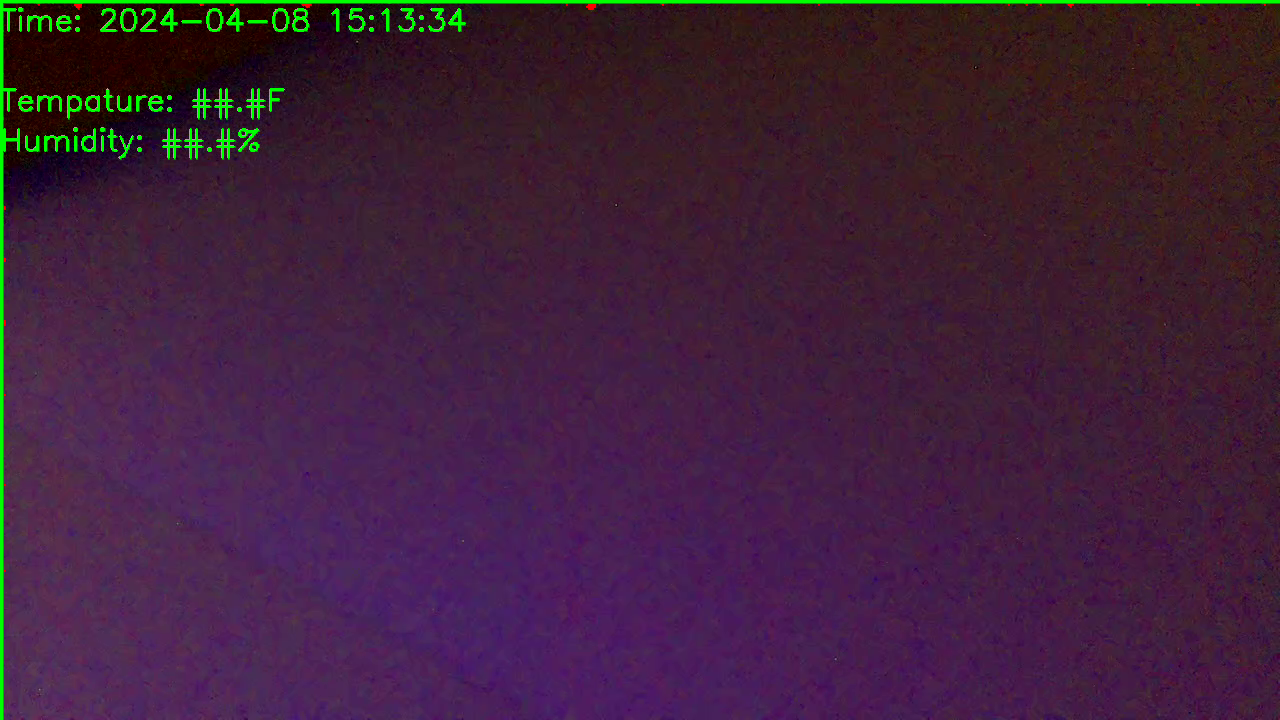
#> input picture frame 8 of 20240408151334.mp4, 1280 x 720 px, given in place of 3.mp4, which was not available
$ python object-tracking.py
#> lines starting #> are read from the running program, lines starting #| are printed output that depends on the picture; after the words box and inside, x2 and y2 are one past the last pixel; in counts of white or black regions, pixels touching at a corner belong together; pictures that were not available may be replaced by others from this repository, and a replacement may not be noted
import cv2 as cv
video = cv.VideoCapture('videos/3.mp4')
dimensions=(1456, 1088)
insect_count=0
#object_detector = cv.createBackgroundSubtractorMOG2()
while True:
    isTrue, frame = video.read() #video frame
#> frame is the input picture: shape (720, 1280, 3); mean B, G, R 58.7, 32.9, 63.1
    frame=cv.resize(frame, dimensions, interpolation=cv.INTER_AREA)
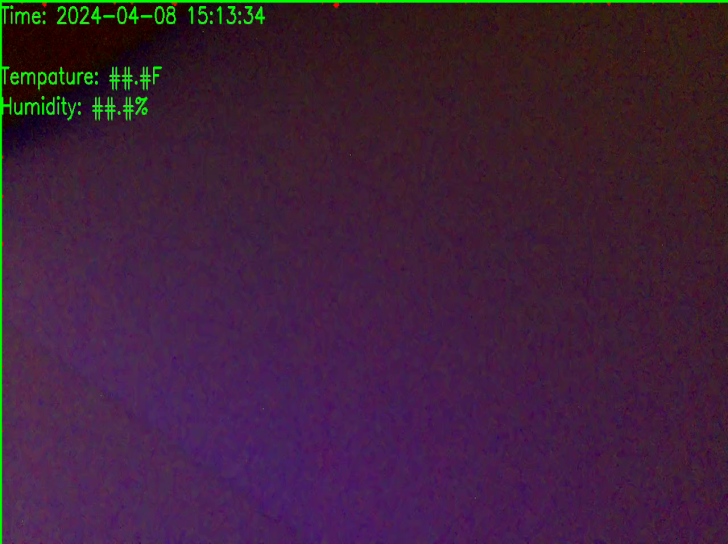
#> frame: shape (1088, 1456, 3) (shown at 1/2 size); mean B, G, R 58.7, 32.9, 63
    mask = cv.cvtColor(frame, cv.COLOR_BGR2GRAY)
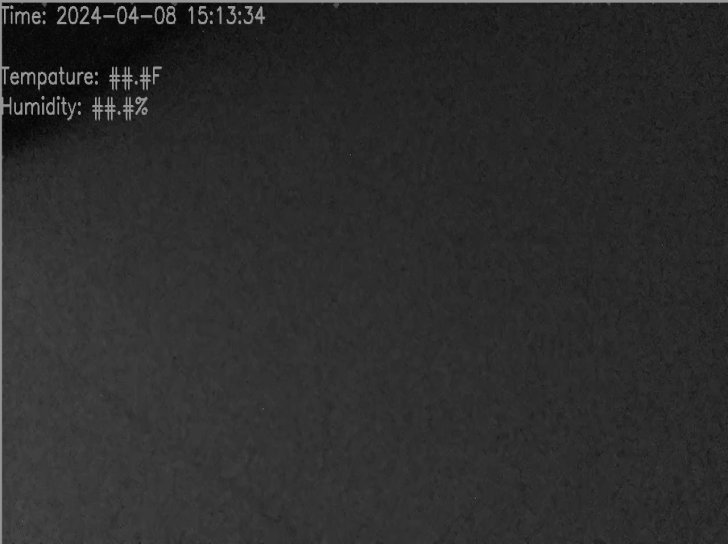
#> mask: shape (1088, 1456) (shown at 1/2 size); min 0, max 168, mean 44.8

    size=frame[0 : (mask.shape[0]), 0 : (mask.shape[1]) ]
    #mask = cv.bilateralFilter(mask, 5, 15, 15)
    mask = cv.medianBlur(mask, 11)
    mask = cv.adaptiveThreshold(mask, 255, cv.ADAPTIVE_THRESH_MEAN_C, cv.THRESH_BINARY, 11, 5)
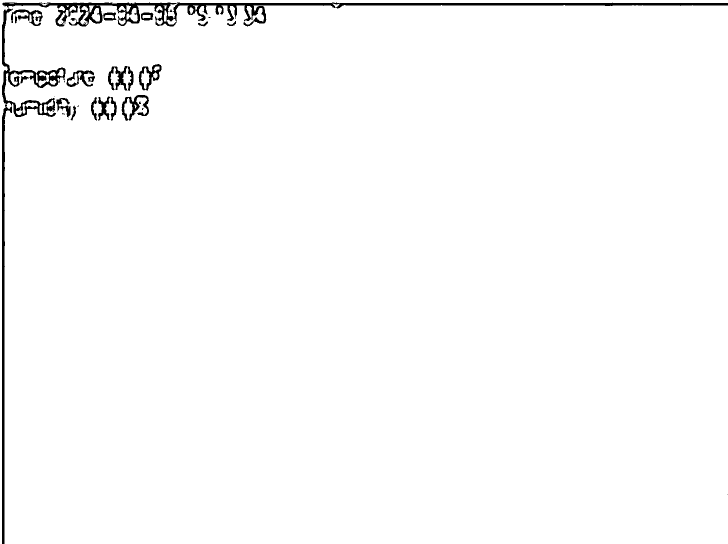
#> mask: shape (1088, 1456) (shown at 1/2 size); 98.2% white; 37 black regions (19 under 20 px)

    #mask = cv.adaptiveThreshold(mask, 255, cv.ADAPTIVE_THRESH_MEAN_C, cv.THRESH_BINARY, 11, 9)
    #mask = cv.Canny(mask, 150, 175)
    contours, hiearchies = cv.findContours(mask, cv.RETR_TREE, cv.CHAIN_APPROX_SIMPLE)
#> contours = 88 contours, 36 with area under 20; largest, box (x1, y1, x2, y2) and area: (0, 0, 1456, 1088) 1553195, (276, 127, 324, 182) 1523, (215, 131, 268, 183) 1306, (242, 189, 299, 243) 1283, (132, 140, 189, 175) 1006; hiearchies = 88 rows, first 6: [1, -1, -1, -1], [2, 0, -1, -1], [3, 1, -1, -1], [4, 2, -1, -1], [5, 3, -1, -1], [6, 4, -1, -1]
    insect_count=-1
    for contour in contours:
        area = cv.contourArea(contour)
        if area > 5000:
            cv.drawContours(frame, [contour], -1, (255, 0, 0), 3)
            x, y, w, h = cv.boundingRect(contour)
            cv.rectangle(frame, (x, y), (x + w, y + h), (0, 255, 0), 3)
            insect_count+=1
#> this loop made 88 passes
#> (area, x, y, w, h, insect_count) on pass 38: (1553195, 0, 0, 1456, 1088, 0)
#> area on passes 1, 3, 4, 5, 6, 7: 73, 65.5, 60.5, 150, 152.5, 74
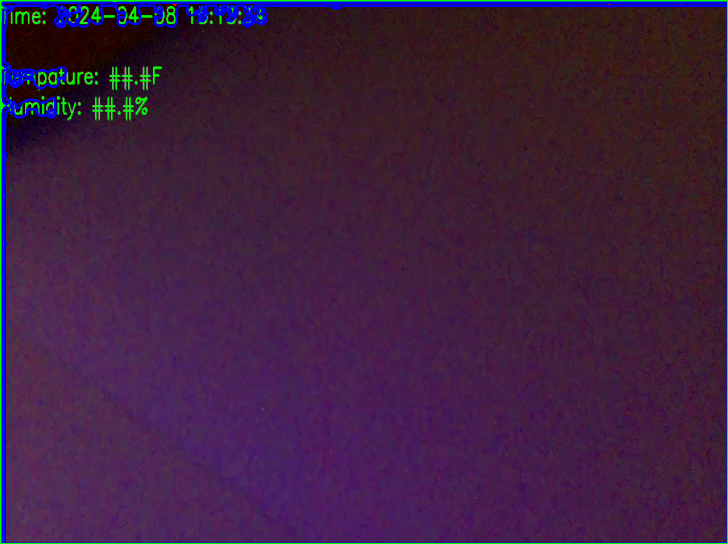
#> frame: shape (1088, 1456, 3) (shown at 1/2 size); 2.53% of pixels changed, all inside (x1, y1, x2, y2) = (0, 0, 1456, 1088)
#> after the loop, insect_count = 0
    cv.putText(frame, str(insect_count), (frame.shape[1]//2, frame.shape[0]//2), cv.FONT_HERSHEY_COMPLEX, 1.0, (255, 255, 255), 2)
#> frame: shape (1088, 1456, 3); 0.01% of pixels changed, all inside (x1, y1, x2, y2) = (730, 522, 747, 546)


    cv.imshow('Bug Counter', frame) #display #frame

    if cv.waitKey(20) & 0xFF==ord('d'): #if d pressed
#> (key Esc is pressed here)
        break
video.release()
cv.destroyAllWindows()

$ run again, starting later in the video
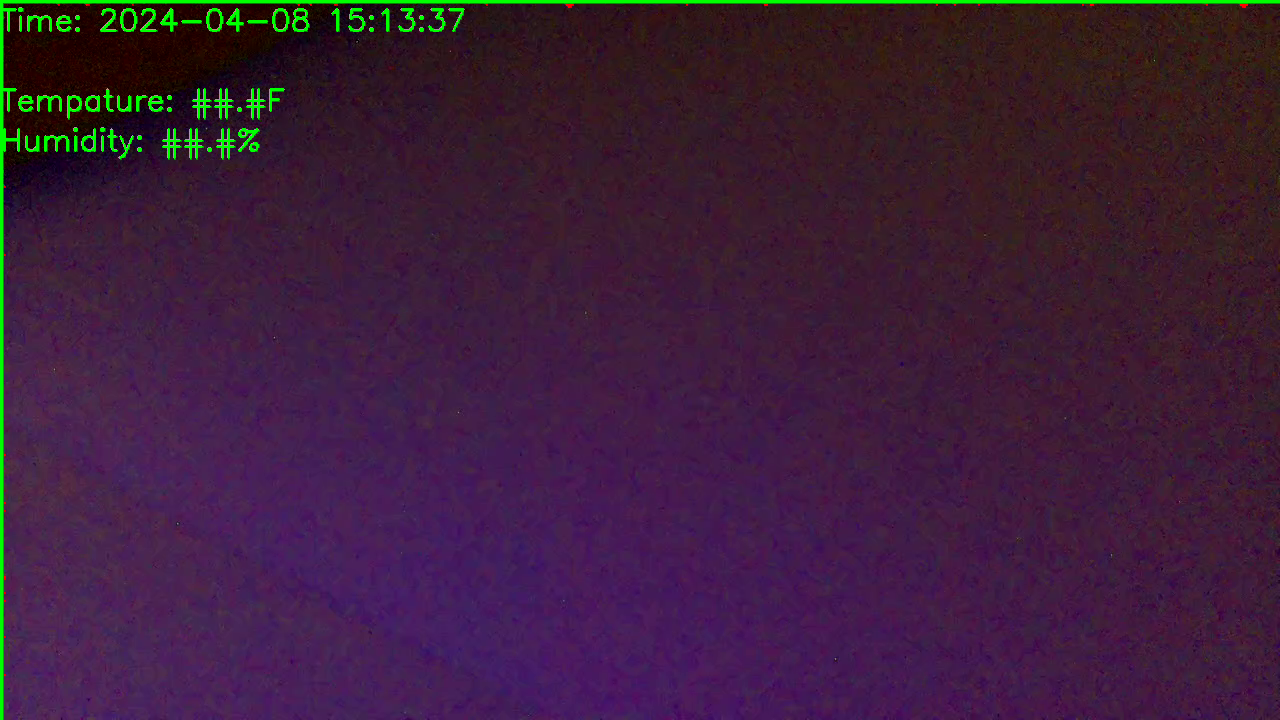
#> input picture frame 37 of 20240408151334.mp4, 1280 x 720 px, given in place of 3.mp4, which was not available
#> frame is the input picture: shape (720, 1280, 3); mean B, G, R 58, 30.5, 60
#> `mask = cv.adaptiveThreshold(mask, 255, cv.ADAPTIVE_THRESH_MEAN_C, cv.T..`:
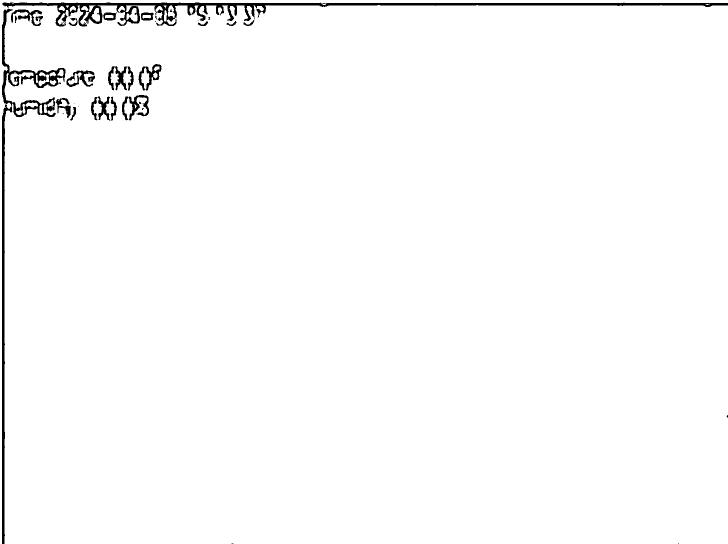
#> mask: shape (1088, 1456) (shown at 1/2 size); 98.2% white; 40 black regions (18 under 20 px)
#> contours = 90 contours, 37 with area under 20; largest, box (x1, y1, x2, y2) and area: (0, 0, 1456, 1088) 1554084, (276, 127, 324, 182) 1504, (243, 189, 299, 242) 1274, (132, 140, 190, 175) 1046, (215, 131, 255, 182) 958; hiearchies = 90 rows, first 6: [1, -1, -1, -1], [2, 0, -1, -1], [3, 1, -1, -1], [4, 2, -1, -1], [5, 3, -1, -1], [6, 4, -1, -1]
#> the loop `for contour in contours:` made 90 passes
#> (area, x, y, w, h, insect_count) on pass 33: (1554084.5, 0, 0, 1456, 1088, 0)
#> after the loop `for contour in contours:`:
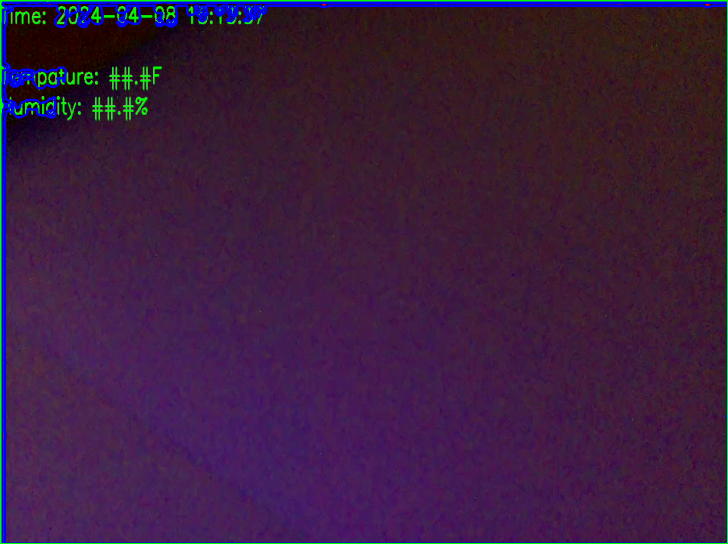
#> frame: shape (1088, 1456, 3) (shown at 1/2 size); mean B, G, R 62.8, 29.7, 59
#> after the loop `for contour in contours:`: insect_count = 0

$ run again, starting later in the video
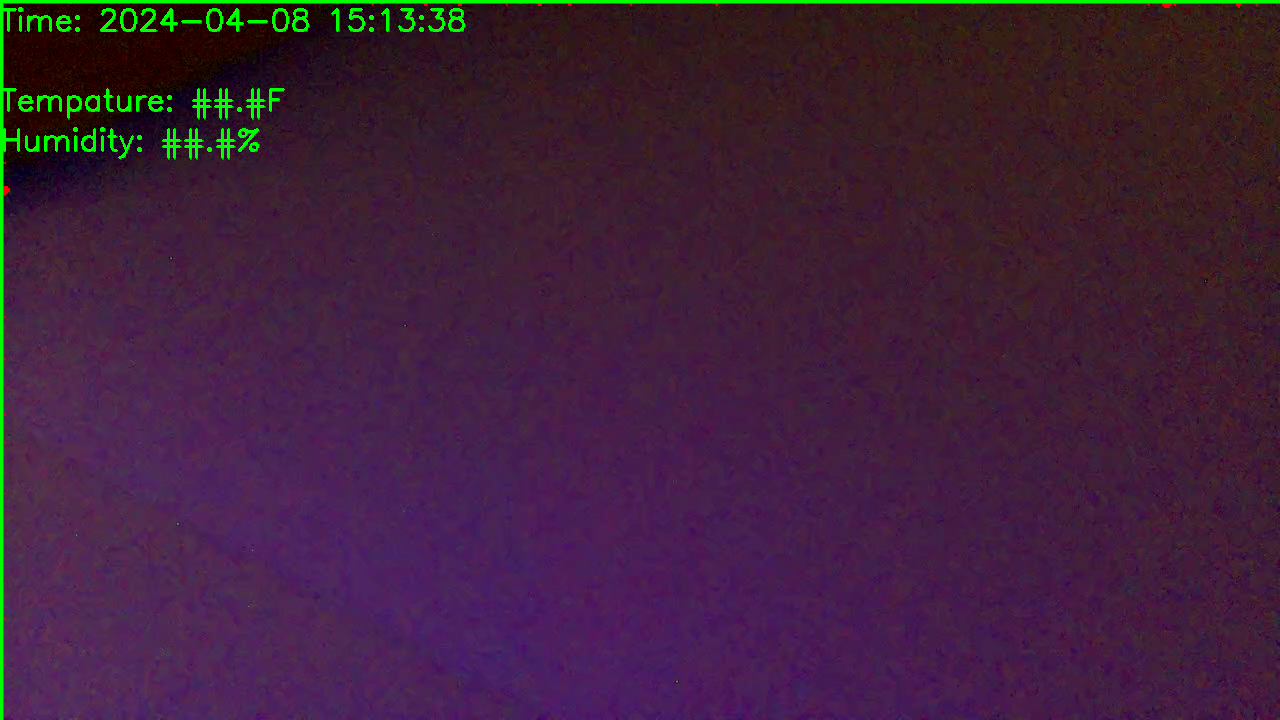
#> input picture frame 66 of 20240408151334.mp4, 1280 x 720 px, given in place of 3.mp4, which was not available
#> frame is the input picture: shape (720, 1280, 3); mean B, G, R 58.9, 32.7, 63.4
#> `mask = cv.adaptiveThreshold(mask, 255, cv.ADAPTIVE_THRESH_MEAN_C, cv.T..`:
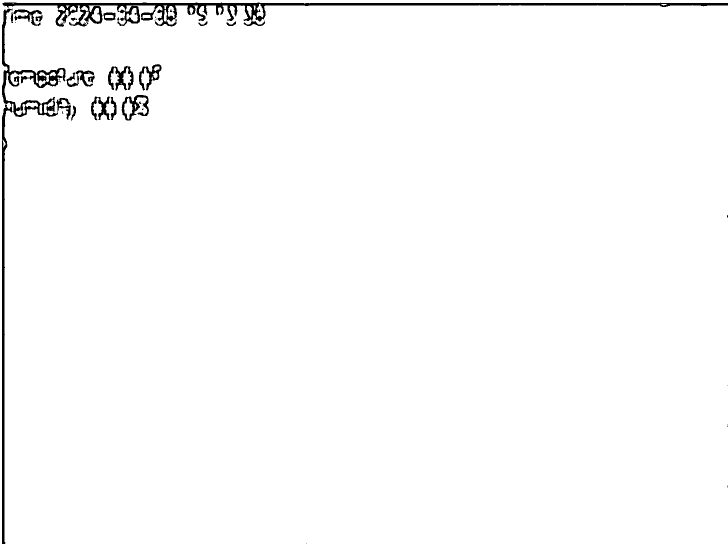
#> mask: shape (1088, 1456) (shown at 1/2 size); 98.2% white; 35 black regions (18 under 20 px)
#> contours = 75 contours, 32 with area under 20; largest, box (x1, y1, x2, y2) and area: (0, 0, 1456, 1088) 1552602, (242, 189, 299, 242) 1656, (215, 131, 268, 182) 1301, (277, 127, 324, 182) 1133, (181, 192, 221, 242) 916; hiearchies = 75 rows, first 6: [1, -1, -1, -1], [2, 0, -1, -1], [3, 1, -1, -1], [4, 2, -1, -1], [5, 3, -1, -1], [6, 4, -1, -1]
#> the loop `for contour in contours:` made 75 passes
#> (area, x, y, w, h, insect_count) on pass 32: (1552601.5, 0, 0, 1456, 1088, 0)
#> after the loop `for contour in contours:`:
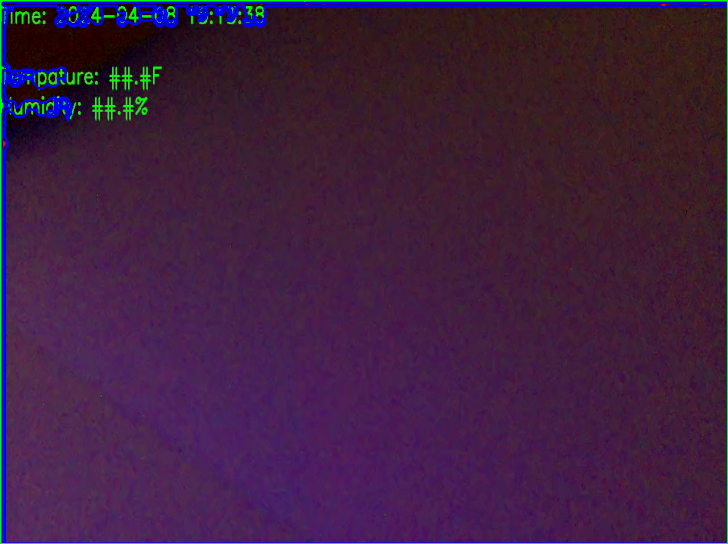
#> frame: shape (1088, 1456, 3) (shown at 1/2 size); mean B, G, R 64, 31.7, 62.2
#> after the loop `for contour in contours:`: insect_count = 0
